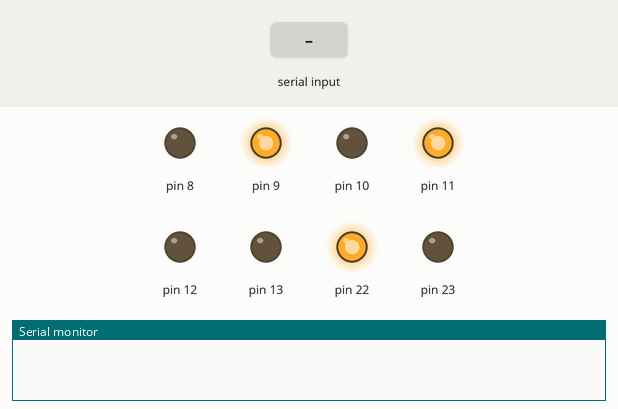
A sketch run on a simulated Arduino Uno, built with avr-gcc and run on an emulated ATmega328P. Shown: output pins drawn as LEDs (lit = HIGH), the last lines printed to the serial monitor. The test bench sets the inputs (shaded band).

Above: at 1.3 s.
At 4.2 s:
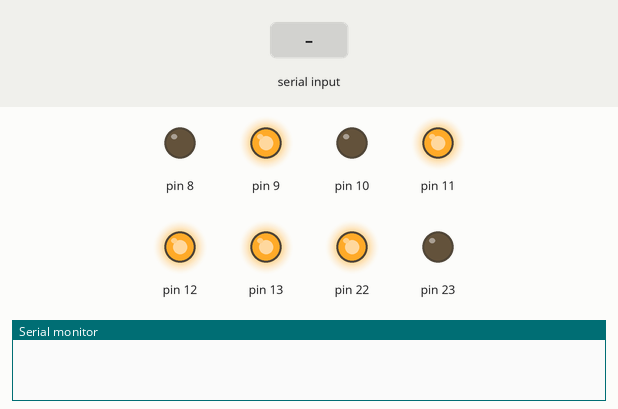
4.3 s: byte 30 received over Serial
At 7.1 s:
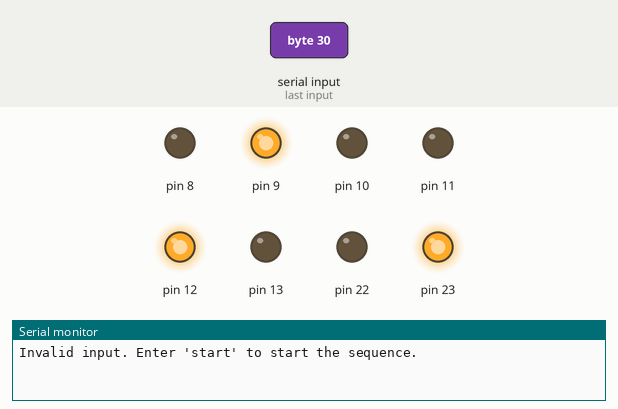
Timing chart, 0 to 13.3 s (numbered marks = the images above; inputs shaded):
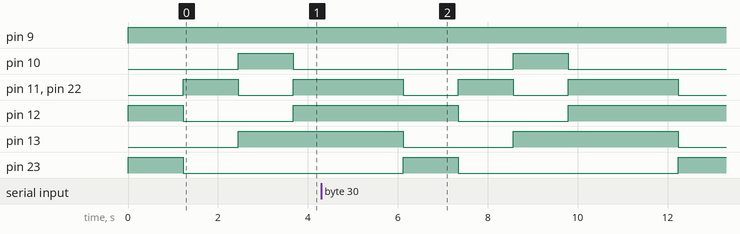

The sketch:

two_way_traffic_with_pedestrian_cross.ino
```cpp
volatile bool serialInputReceived = false;

void setup() {
  Serial.begin(9600);
  // Some AVR assembly code here
  // ...
  asm volatile(
    "ldi r18, 0xFF;\n"
    "out 4, r18;\n"
    ::: "r18"
  );
}

void loop() {
  if (Serial.available()) {
    char inputChar = Serial.read();
    if (inputChar == 'start') {
      Serial.println("ncc");

      asm volatile(
        "ldi r18, 0x31;\n"
        "out 5, r18;\n"
        "call delay;\n"
        "call delay;\n"
        "call delay;\n"
      );
    }
    else {
      Serial.println("Invalid input. Enter 'start' to start the sequence.");
    }
  }

  // PHASE 1
  asm volatile (
    "ldi r18, 0x92;\n"
    "out 5, r18;\n"
    "call delay;\n"
  );

  // PHASE 2
  asm volatile (
    "ldi r18, 0x4A;\n"
    "out 5, r18;\n"
    "call delay;\n"
  );

  // PHASE 3
  asm volatile (
    "ldi r18, 0x26;\n"
    "out 5, r18;\n"
    "call delay;\n"
  );

  // PHASE 4
  asm volatile(
    "ldi r18, 0x7A;\n"
    "out 5, r18;\n"
    "call delay;\n"
    "call delay;\n"

  );
}

// Nested loops for delay
asm volatile (
"delay:\n"
  "ldi r23, 0x64;\n" // outer loop
  "third_loop:\n"
    "ldi r24, 0xFF;\n" // middle loop
    "second_loop:\n"
      "ldi r25, 0xFF;\n" // inner loop
      "innermost_loop:\n"
        "dec r25;\n"
        "brne innermost_loop;\n"
      "dec r24;\n"
      "brne second_loop;\n"
    "dec r23;\n"
    "brne third_loop;\n"
  "ret ;\n"
);
```
